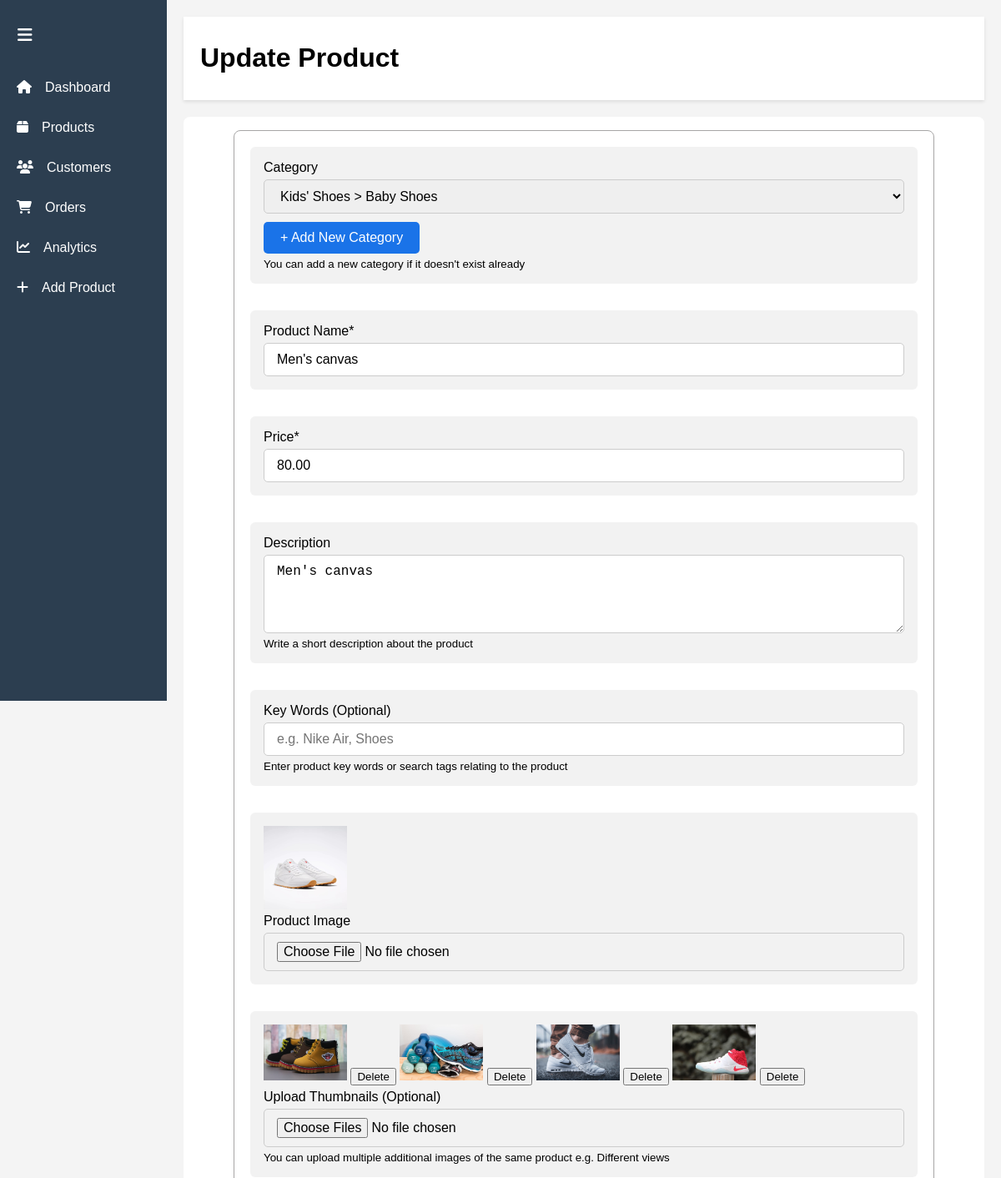
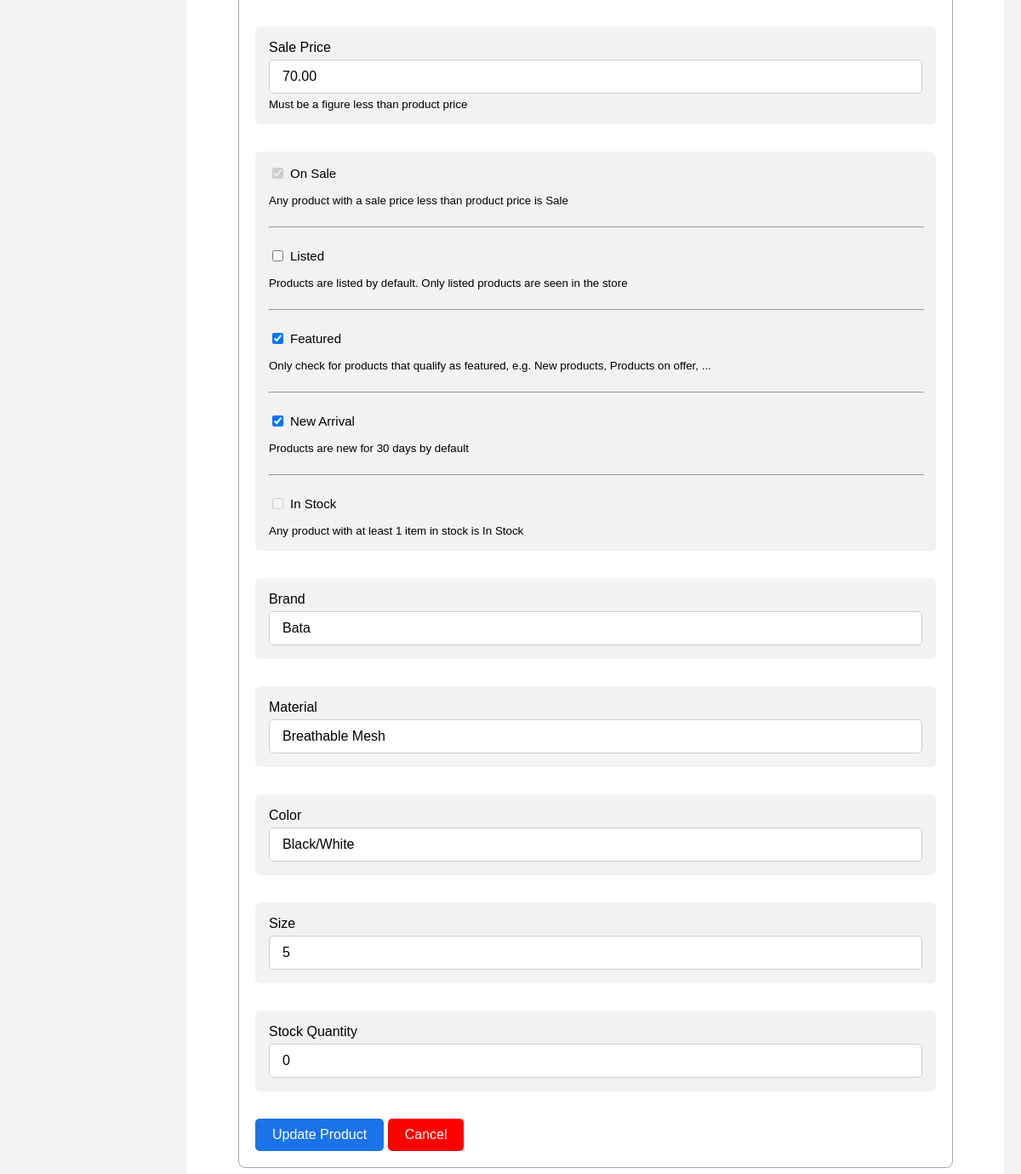
The page /myadmin/product/update/mens-canvas/ on the database its author committed (2 pictures, top to bottom).
### store/models.py (models this page shows, shortened)
class Product(models.Model):
    category = models.ForeignKey(Category, on_delete=models.CASCADE, related_name='products', blank=True, null=True)
    name = models.CharField(max_length=255, verbose_name='Product Name')
    slug = models.SlugField(unique=True, blank=True)
    price = models.DecimalField(max_digits=12, decimal_places=2)
    image =  models.ImageField(upload_to='uploads/products', null=True, blank=True)
    description = models.TextField(verbose_name='Product Description', blank=True, null=True)
    key_words = models.CharField(max_length=255, blank=True, null=True)
    is_sale = models.BooleanField(default=False)
    sale_price = models.DecimalField(max_digits=12, decimal_places=2, null=True, blank=True)
    discount = models.DecimalField(default=0, max_digits=9, decimal_places=2, null=True, blank=True)
    percentage_discount = models.DecimalField(default=0, max_digits=5, decimal_places=0, null=True, blank=True)
    is_listed = models.BooleanField(default=True)
    is_featured = models.BooleanField(default=False)
    is_new = models.BooleanField(default=True)
    in_stock = models.BooleanField(default=True)
    stock_quantity = models.IntegerField(default=1)
    brand = models.CharField(max_length=255, blank=True, null=True)
    material = models.CharField(max_length=255, blank=True, null=True)
    color = models.CharField(max_length=255, blank=True)
    size = models.CharField(max_length=255, blank=True)
    created_at = models.DateTimeField(auto_now_add=True)
    @property
    def imageURL(self):
        if self.image:
            return self.image.url
        return static('images/brand/holder2.png')

class Thumbnail(models.Model):
    product = models.ForeignKey(Product, default=None, on_delete=models.CASCADE, related_name='thumbnails')
    thumbnail = models.ImageField(upload_to='uploads/products', null=True, blank=True)
    class Meta:
        verbose_name_plural = 'Thumbnails'
    @property
    def imageURL(self):
        try:
            url = self.thumbnail.url
        except:
            url = ''
        return url

### myadmin/views.py (the view)
# urls.py: path('product/update/<str:slug>/', views.update_product, name='update_product'),
def update_product(request, slug):
    product = get_object_or_404(Product, slug=slug)
    thumbnails = Thumbnail.objects.filter(product=product)
    categories = Category.objects.all()
    if request.method == 'POST':
        form = ProductForm(request.POST, request.FILES, instance=product)
        thumbnails = request.FILES.getlist('thumbnails')
        if form.is_valid():
            product = form.save()  # Save the updated product info
            for thumb in thumbnails:
                Thumbnail.objects.create(product=product, thumbnail=thumb)
            return redirect('product_list')
    else:
        form = ProductForm(instance=product)
    category_form = CategoryForm()  # for the popup modal
    context = {
        'form': form,
        'category_form': category_form,
        'product': product,
        'thumbnails': thumbnails,
        'categories': categories,
    }
    return render(request, 'myadmin/forms/update-product.html', context)

### myadmin/forms.py
class ProductForm(forms.ModelForm):
    class Meta:
        model = Product
        fields = [
            'category', 'name', 'price', 'sale_price', 'description', 'key_words',
            'image', 'stock_quantity', 'brand', 'material', 'color', 'size',
            'is_listed', 'is_featured', 'is_new'
        ]
        widgets = {
            'description': forms.Textarea(attrs={'rows': 4}),
            'color': forms.TextInput(attrs={'placeholder': 'e.g. Black, White'}),
            'size': forms.TextInput(attrs={'placeholder': 'e.g. M, L, XL'}),
        }

class CategoryForm(forms.ModelForm):
    parent = TreeNodeChoiceField(queryset=Category.objects.all(), required=False)
    class Meta:
        model = Category
        fields = [
            'name', 'parent', 'key_words', 'description', 'image'
        ]
        widgets = {
            'description': forms.Textarea(attrs={'rows': 3}),
        }

### cart/context_processors.py (called while the page is built)
def cart(request):
    return {'cart': Cart(request)}

### main/context_processors.py (called while the page is built)
def categories_processor(request):
    categories = Category.objects.filter(parent__isnull=True).prefetch_related("children")
    return {'categories': categories,}

def brand_list(request):
    brand_list = (
        Product.objects.filter(is_listed=True)
        .exclude(brand__isnull=True)
        .exclude(brand__exact='')
        .values_list('brand', flat=True)
        .distinct()
        .order_by('brand')
    )
    return {
        'brand_list': brand_list
    }

### store/models.py (called while the page is built)
    def get_full_path(self):
        ancestors = self.get_ancestors(include_self=True)
        return " > ".join([category.name for category in ancestors])

### users/templatetags/active_class_tags.py (called while the page is built)
@register.simple_tag(takes_context=True)
def admin_active_class(context, *view_names):
    current_view = context.request.resolver_match.view_name
    if current_view in view_names:
        return "admin-active-sidebar"
    return ""

### myadmin/templates/myadmin/forms/update-product.html (shortened to what this page needs)
{% extends 'myadmin/partials/base.html' %}
{% block content %}
<header class="topbar">
    <h1>Update Product</h1>
</header>
<div class="add-product-form-container">
    <form method="POST" action="{% url 'update_product' product.slug %}" enctype="multipart/form-data"
        class="custom-form">
        <div class="form-group">
            <label for="category">Category</label>
            <select name="category" id="category" class="custom-input">
                {% for category in form.category.field.queryset %}
                <option value="{{ category.id }}" {% if category.id == form.category.value %} selected {% endif %}>
                    {{ category.get_full_path }}
                </option>
                {% endfor %}
            </select>
            <button type="button" onclick="openCategoryModal()" class="add-new-category-button">
                + Add New Category
            </button>
            <small>You can add a new category if it doesn't exist already</small>
        </div>
        <div class="form-group">
            <label for="name">Product Name*</label>
            <input type="text" name="name" id="name" class="custom-input"
                value="{{ form.name.value|default_if_none:'' }}" placeholder="e.g. Nike Air">
        </div>
        <div class="form-group">
            <label for="price">Price*</label>
            <input type="number" step="0.01" name="price" id="price" class="custom-input"
                value="{{ form.price.value|default_if_none:'' }}" placeholder="0.00">
        </div>
        <div class="form-group">
            <label for="description">Description</label>
            <textarea name="description" id="description" class="custom-input" rows="4"
                placeholder="e.g. A comfortable shoes ...">{{form.description.value|default_if_none:'' }}</textarea>
            <small>Write a short description about the product</small>
        </div>
        <div class="form-group">
            <label for="name">Key Words (Optional) </label>
            <input type="text" name="key_words" id="key_words" class="custom-input"
                value="{{ form.key_words.value|default_if_none:'' }}" placeholder="e.g. Nike Air, Shoes">
            <small>Enter product key words or search tags relating to the product</small>
        </div>
        <div class="form-group">
            <img src="{{ product.imageURL }}" alt="{{ product.name }}" width="100px">
            <label for="image">Product Image</label>
            <input type="file" name="image" id="image" class="custom-input-file">
        </div>
        <div class="form-group">
            <div class="thumbnails">
                {% for thumbnail in thumbnails %}
                <img src="{{ thumbnail.imageURL }}" alt="{{ product.name }}" width="100px">
                <button type="button" class="delete-thumbnail-button">Delete</button>
                {% endfor %}
            </div>
            <label for="thumbnails">Upload Thumbnails (Optional)</label>
            <input type="file" name="thumbnails" id="thumbnails" class="custom-input-file" multiple>
            <small>You can upload multiple additional images of the same product e.g. Different views</small>
        </div>
        <div class="form-group">
            <label for="sale_price">Sale Price</label>
            <input type="number" step="0.01" name="sale_price" id="sale_price" class="custom-input"
                value="{{ form.sale_price.value|default_if_none:'' }}" placeholder="0.00">
            <small>Must be a figure less than product price</small>
        </div>
        <div class="form-group checkbox-group">
            <label><input type="checkbox" name="is_sale" {% if product.is_sale %} checked {% endif %} disabled>
                On Sale</label>
            <small>Any product with a sale price less than product price is Sale</small>
            <hr style="width: 100%;">
            <label><input type="checkbox" name="is_listed" {% if product.is_listed %}checked{% endif %}>
                Listed</label>
            <small>Products are listed by default. Only listed products are seen in the store</small>
            <hr style="width: 100%;">
            <label><input type="checkbox" name="is_featured" {% if product.is_featured %}checked{% endif %}>
                Featured</label>
            <small>Only check for products that qualify as featured, e.g. New products, Products on offer, ...</small>
            <hr style="width: 100%;">
            <label><input type="checkbox" name="is_new" {% if product.is_new %}checked{% endif %}> New
                Arrival</label>
            <small>Products are new for 30 days by default</small>
            <hr style="width: 100%;">
            <label><input type="checkbox" name="in_stock" {% if product.in_stock %}checked{% endif %} disabled> In
                Stock</label>
            <small>Any product with at least 1 item in stock is In Stock</small>
        </div>
        <div class="form-group">
            <label for="brand">Brand</label>
            <input type="text" name="brand" id="brand" class="custom-input"
                value="{{ form.brand.value|default_if_none:'' }}" placeholder="e.g. Nike, Adidas">
        </div>
        <div class="form-group">
            <label for="material">Material</label>
            <input type="text" name="material" id="material" class="custom-input"
                value="{{ form.material.value|default_if_none:'' }}" placeholder="e.g. Leather, Rubber">
        </div>
        <div class="form-group">
            <label for="color">Color</label>
            <input type="text" name="color" id="color" class="custom-input"
                value="{{ form.color.value|default_if_none:'' }}" placeholder='e.g. Black, White'>
        </div>
        <div class="form-group">
            <label for="size">Size</label>
            <input type="text" name="size" id="size" class="custom-input"
                value="{{ form.size.value|default_if_none:'' }}" placeholder="e.g. M, L, XL">
        </div>
        <div class="form-group">
            <label for="stock_quantity">Stock Quantity</label>
            <input type="number" name="stock_quantity" id="stock_quantity" class="custom-input"
                value="{{ form.stock_quantity.value|default_if_none:'' }}">
        </div>
        <button type="submit" class="submit-btn">Update Product</button>
        <button type="button" class="cancel-btn"><a href="{% url 'products_management' %}">Cancel</a></button>
    </form>
</div>
{% endblock content %}

### myadmin/templates/myadmin/forms/update-product.html (style rules this page uses)
.add-product-form-container { background-color: white; border-radius: 8px; padding: 1em; }
.custom-form { max-width: 800px; margin: auto; padding: 1.2em; border-radius: 8px; border: 1px solid rgb(167, 166, 166); }
.form-group { margin-bottom: 2em; display: flex; flex-direction: column; gap: 5px; padding: 1em; background-color: #cccccc40; border-radius: 6px; }
.custom-input, .custom-input-file, select.custom-input, textarea.custom-input { padding: 10px 15px; border: 1px solid #ccc; border-radius: 5px; font-size: 1rem; transition: border-color 0.3s; }
.add-new-category-button { background-color: #1a73e8; color: #fff; padding: 10px 20px; border: none; border-radius: 5px; font-size: 16px; cursor: pointer; transition: background-color 0.3s; width: fit-content; margin-top: 5px; }
.submit-btn { background-color: #1a73e8; color: #fff; padding: 10px 20px; border: none; border-radius: 5px; font-size: 16px; cursor: pointer; transition: background-color 0.3s; }
.cancel-btn { background-color: red; padding: 10px 20px; border: none; border-radius: 5px; cursor: pointer; transition: background-color 0.3s; }
.cancel-btn a { text-decoration: none; color: #fff; font-size: 16px; }
.checkbox-group { display: flex; flex-wrap: wrap; gap: 15px; }
.checkbox-group label { display: flex; align-items: center; gap: 5px; font-size: 15px; }

### myadmin/templates/myadmin/partials/base.html (style rules this page uses)
body { margin: 0; font-family: Arial, sans-serif; background: #f4f4f4; }
.topbar { background: #fff; padding: 10px 20px; margin-bottom: 20px; box-shadow: 0 2px 4px rgba(0, 0, 0, 0.1); }

### rows shown on the page
Product: name "Men's canvas", price "80.00", description "Men's canvas", imageURL (picture), sale_price "70.00", is_sale "☑", is_featured "☑", is_new "☑", brand "Bata", material "Breathable Mesh", color "Black/White"
Thumbnail: imageURL (picture)
Thumbnail: imageURL (picture)
Thumbnail: imageURL (picture)
Thumbnail: imageURL (picture)

### other values the page prints
form field category "Kids' Shoes > Baby Shoes"
